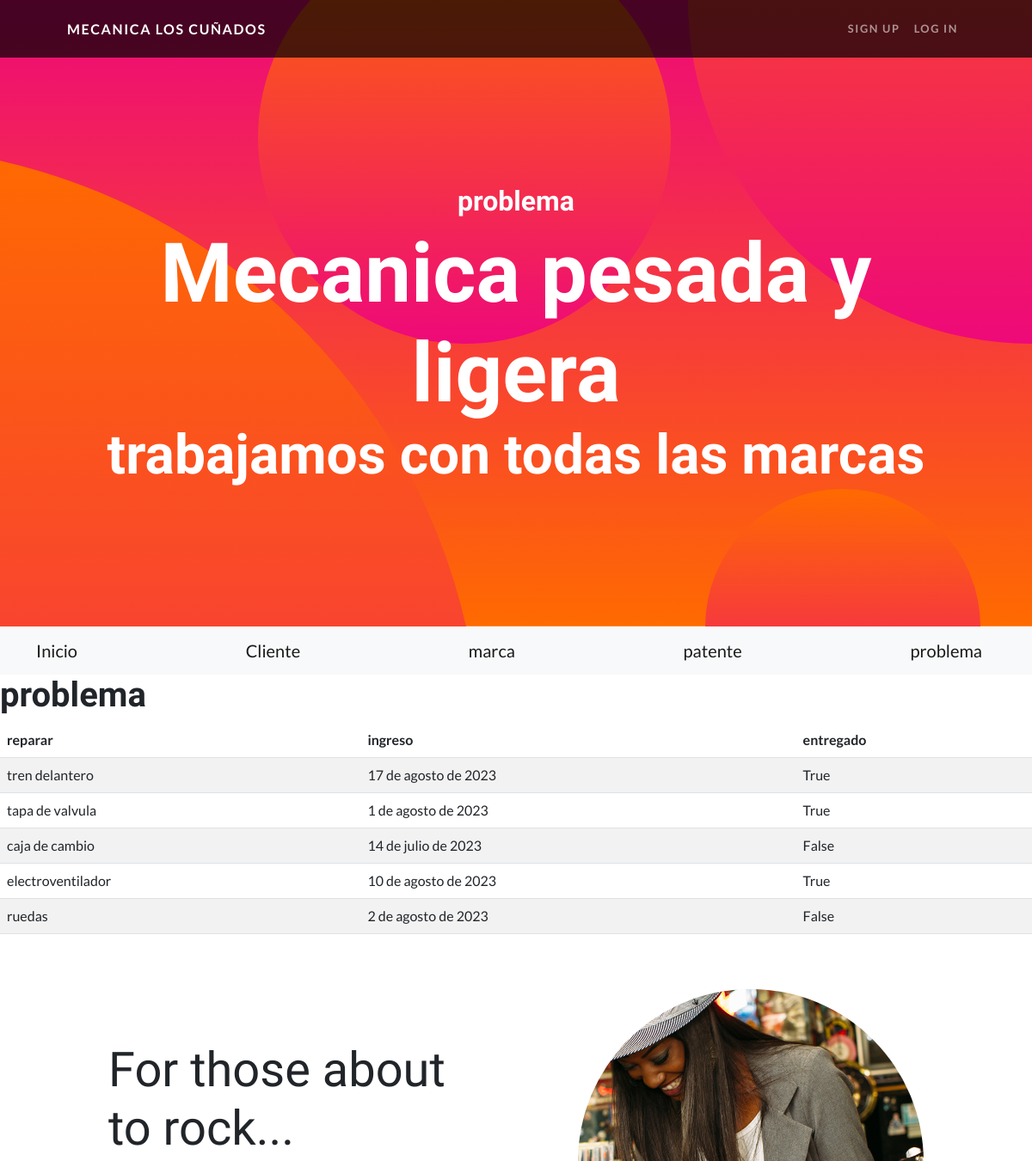
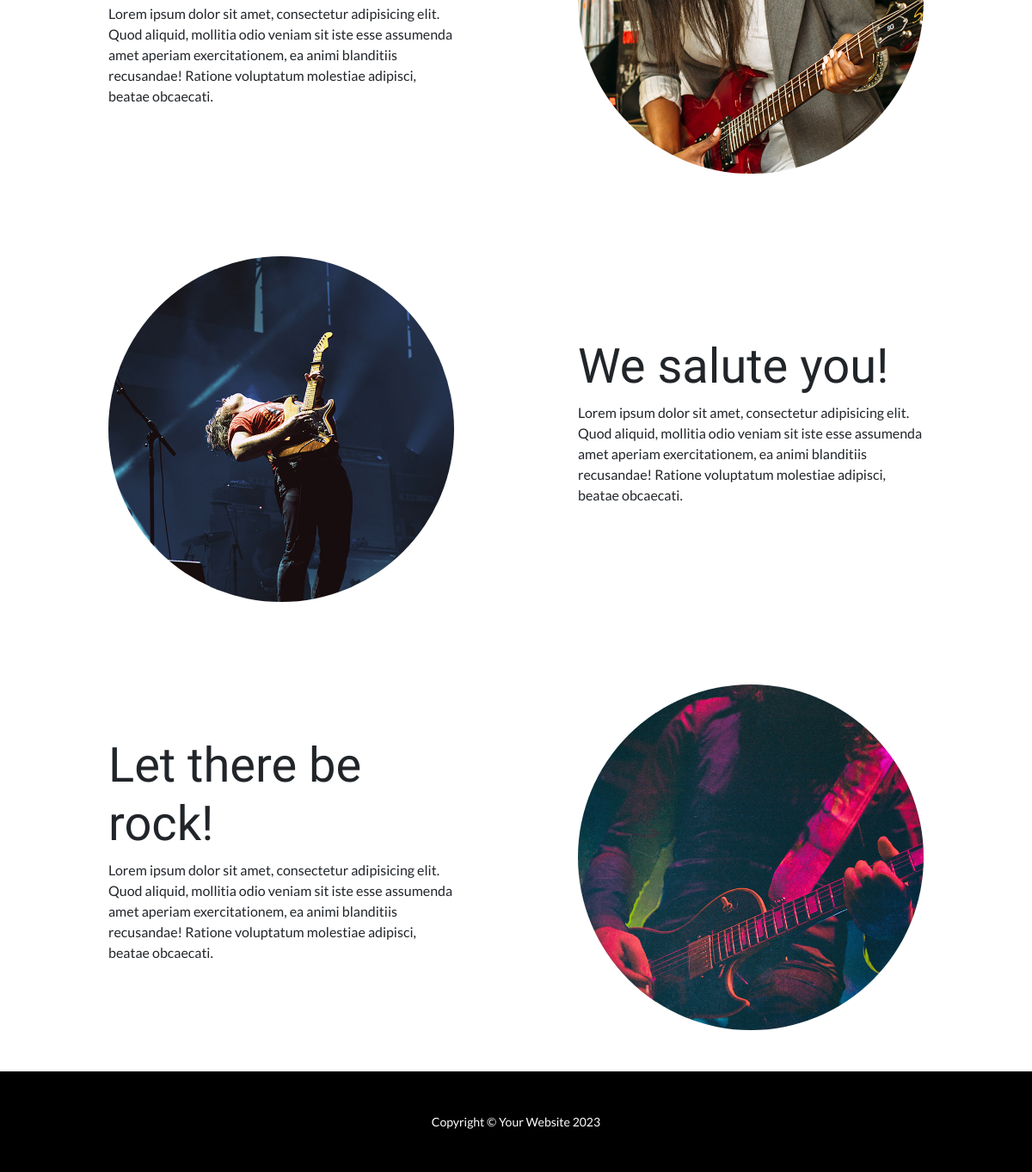
The app's page /problema/ with its own data (2 pictures, top to bottom).
### aplicacion/models.py (models this page shows, shortened)
class Problema(models.Model):
    reparar = models.CharField(max_length=50)
    ingreso = models.DateField()
    entregado = models.BooleanField()

### aplicacion/views.py (the view)
# urls.py: path('problema/', problemas, name="problema"),
def problemas(request):
    contexto = {'problemas': Problema.objects.all()}
    return render(request, "aplicacion/problema.html", contexto)

### aplicacion/templates/aplicacion/problema.html
{% extends 'aplicacion/base.html' %}
{% load static %}
{% block titulo %}
    problema
{% endblock titulo %}
{% block contenido %}
<h1>problema</h1>
<table class="table table-striped">
    <thead>
        <tr>
            <th>reparar</th>
            <th>ingreso</th>
            <th>entregado</th>
        </tr>
    </thead>
    <tbody>
{% for c in problemas  %}
        <tr>
            <td>{{ c.reparar }}</td>
            <td>{{ c.ingreso }}</td>
            <td>{{ c.entregado }}</td>
        </tr>
{% endfor %}
    </tbody>
</table>
{% endblock contenido %}

### records on screen
Problema: reparar "tren delantero", ingreso "17 de agosto de 2023", entregado "True"
Problema: reparar "tapa de valvula", ingreso "1 de agosto de 2023", entregado "True"
Problema: reparar "caja de cambio", ingreso "14 de julio de 2023", entregado "False"
Problema: reparar "electroventilador", ingreso "10 de agosto de 2023", entregado "True"
Problema: reparar "ruedas", ingreso "2 de agosto de 2023", entregado "False"
